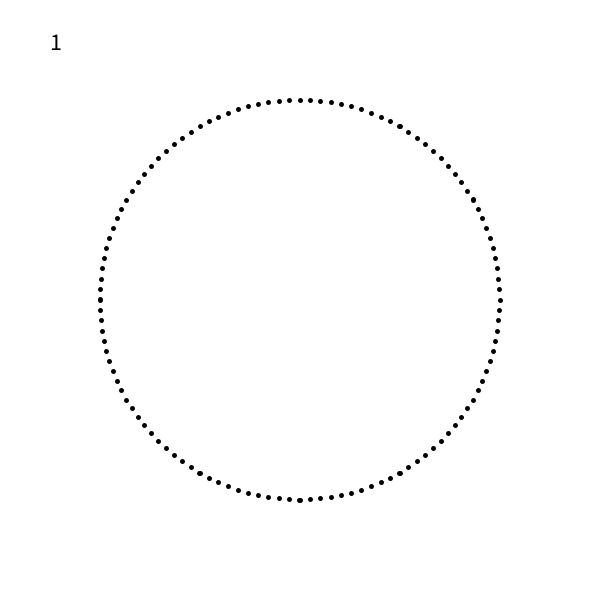
Frame 1 (no input)
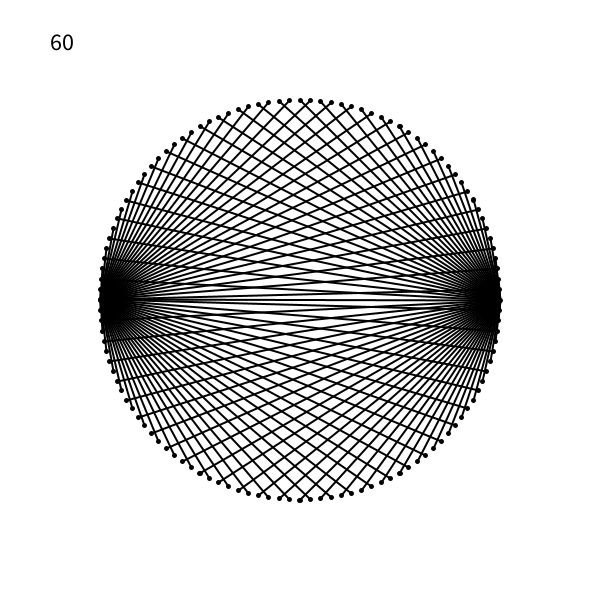
Frame 60 (the mouse pressed at the canvas centre just before this capture)
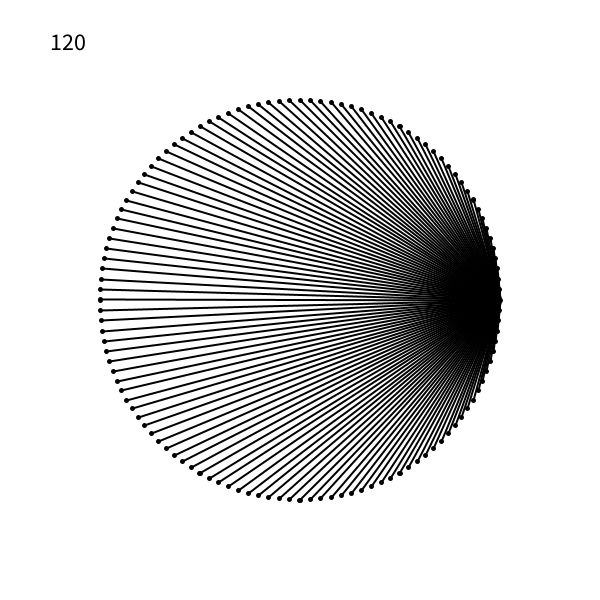
Frame 120 (the mouse held since frame 60 and released just before this capture)

The Processing sketch that drew these frames (run headless with seeded random() and noise(); from frame 60 on, the mouse is pressed at the canvas centre):

// Processing sketch: Times_Table
// ── Times_Table.pde
      int points             = 100;  // Increase to 'lower' resolution.
      int timesTable         = 1;   // Times table in use. 
final int RADIUS             = 200; // Circle radius.

final int NUMBER_OF_POINTS   = 360 / points;
      float[][] arrpoints;

void setup()
{
  size(600, 600);
  println(NUMBER_OF_POINTS);
  println(360 / points);

  arrpoints = new float[360 / NUMBER_OF_POINTS][2];
 
   println(arrpoints.length);
  // END COUNTER CODE
  frameRate(5);
  // END COUNTER CODE
}

void draw()
{
  background(255);
  fill(0);
  
  // START COUNTER CODE
  textSize(24);
  text(timesTable, 50, 50);
  // END COUNTER CODE
  
  translate(width / 2, height / 2);

  int p = 0; // Controls index of points array.
  
  /*
   * Rebuilds points array for each times table.
   * If not incrementing each from you could make this
   * static and save some time each frame.
  */
  for (int i = 0; i < 360; i+= NUMBER_OF_POINTS)
  {
    arrpoints[p][0] = RADIUS * (float)Math.cos(radians(i)); // X
    arrpoints[p][1] = RADIUS * (float)Math.sin(radians(i)); // Y
    p++;
  }
  println(NUMBER_OF_POINTS);
  for(int i = 0; i < arrpoints.length; i++)
  {
    strokeWeight(5);
    
    // Draw a point.
    point(arrpoints[i][0], arrpoints[i][1]); 
    
    strokeWeight(2);
    
    // Calculate the point to draw to.
    int n = (timesTable * i) % (360 / NUMBER_OF_POINTS);
    println(n);
    
    // Draw from current point to next point
    line(arrpoints[i][0], arrpoints[i][1], arrpoints[n][0], arrpoints[n][1]);    
  }
  
  // START COUNTER CODE
  timesTable++;
  // END COUNTER CODE
}
